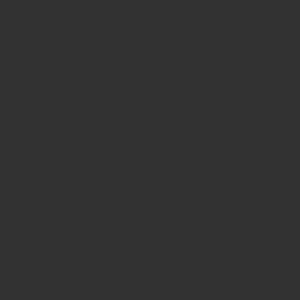
Frame 1 (no input)
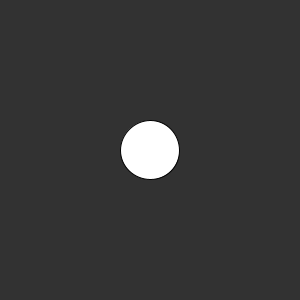
Frame 60 (the mouse pressed at the canvas centre just before this capture)
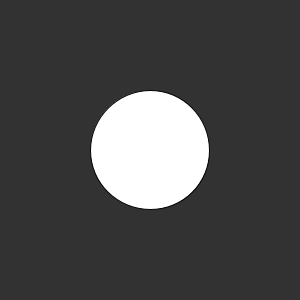
Frame 120 (the mouse held since frame 60 and released just before this capture)

The Processing sketch that drew these frames (run headless with seeded random() and noise(); from frame 60 on, the mouse is pressed at the canvas centre):

// Processing sketch: boyon
// ── boyon.pde
float r = 0;
float v = 1;

void setup() {
  size(300, 300);
}

void draw() {
  background(50);
  ellipse(150, 150, r, r);
  r += v;
  if (r < 0 || 300 < r) {
    v *= -1;
  }
}
